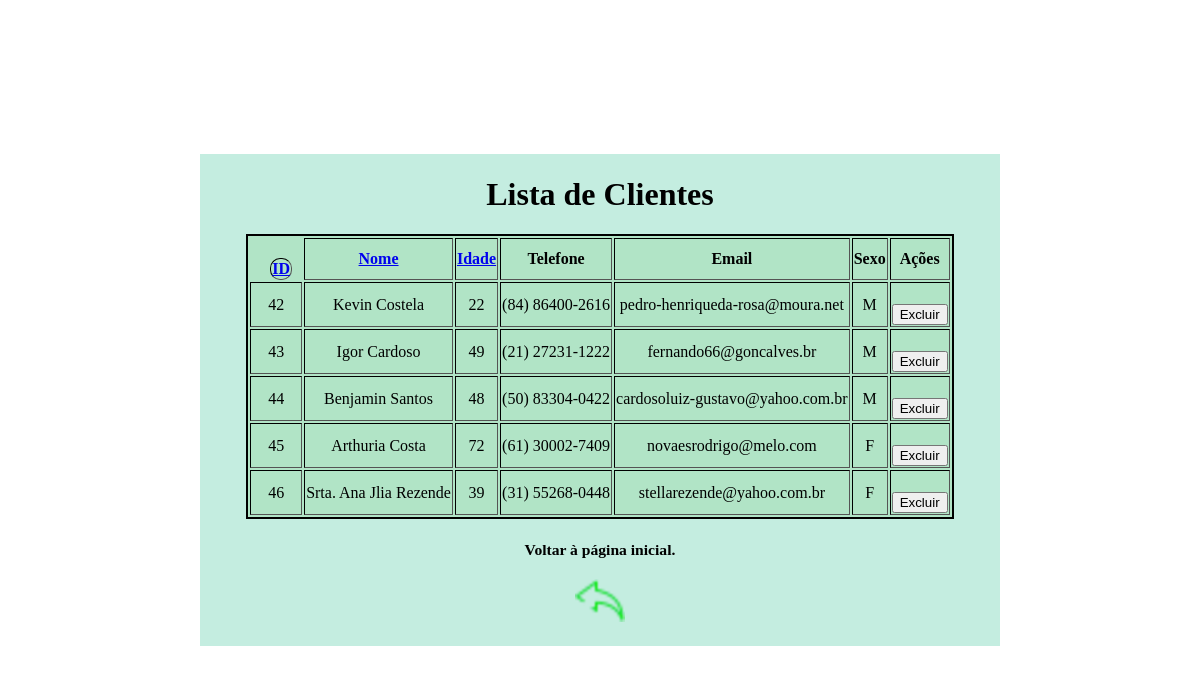
The app's page /gerenciar-clientes with its own data.
### tables this page shows
CREATE TABLE clientes (
                id INTEGER PRIMARY KEY AUTOINCREMENT, 
                nome TEXT NOT NULL, 
                idade INTEGER NOT NULL,
                telefone TEXT,
                email TEXT,
                sexo TEXT CHECK (sexo IN ('M', 'F'))
        );

### app/controllers.py (the view)
    @app.route("/gerenciar-clientes")
    def gerenciar_clientes():
        return views.gerenciar_clientes()

### app/models.py (called while the page is built)
def conectar():
    conexao = sqlite3.connect("cadastro_clientes.db")
    return conexao

def buscar_clientes_ordenado(campo='id', busca='', ordem=True):
    conexao = conectar()
    conexao.row_factory = sqlite3.Row
    cursor = conexao.cursor()
    direcao = 'ASC' if ordem else 'DESC'
    campos_validos = ['id', 'nome', 'idade', 'sexo', 'email']
    if campo not in campos_validos:
        campo = 'id'
    query = f"""
        SELECT * FROM clientes
        WHERE nome LIKE ? OR email LIKE ?
        ORDER BY {campo} {direcao}
    """
    cursor.execute(query, (f'%{busca}%', f'%{busca}%'))
    clientes = cursor.fetchall()
    cursor.close()
    conexao.close()
    return clientes

### app/views.py (called while the page is built)
def gerenciar_clientes():
    try:
        campo = request.args.get("campo", "id")
        ordem = request.args.get("ordem", "asc")
        ordem_bool = True if ordem == "asc" else False
        clientes = models.buscar_clientes_ordenado(campo=campo, ordem=ordem_bool)
        return render_template('gerenciar_cliente.html', clientes=clientes, campo=campo, ordem=ordem)
    except Exception as e:
        return f"Erro ao buscar clientes: {str(e)}", 500

### app/templates/gerenciar_cliente.html (shortened to what this page needs)
<!DOCTYPE html>
<html lang="pt-br">
<head>
    <link rel="stylesheet" href="{{ url_for('static', filename='style.css') }}">
</head>
<body>
    <div class="container01">
        <h1 class="h101">Lista de Clientes</h1>
        <table border="1">
            <thead>
                <tr>
                    <th class="th">
                        <a href="{{ url_for('gerenciar_clientes', campo='id', ordem='desc' if campo == 'id' and ordem == 'asc' else 'asc') }}">
                            ID
                        </a>
                    </th>
                    <th>
                        <a href="{{ url_for('gerenciar_clientes', campo='nome', ordem='desc' if campo == 'nome' and ordem == 'asc' else 'asc') }}">
                            Nome
                        </a>
                    </th>
                    <th>
                        <a href="{{ url_for('gerenciar_clientes', campo='idade', ordem='desc' if campo == 'idade' and ordem == 'asc' else 'asc') }}">
                            Idade
                        </a>
                    </th>
                    <th>Telefone</th>
                    <th>Email</th>
                    <th>Sexo</th>
                    <th>Ações</th>
                </tr>
            </thead>
            <tbody>
                {% for cliente in clientes %}
                <tr>
                    <td>{{ cliente.id }}</td>
                    <td>{{ cliente.nome }}</td>
                    <td>{{ cliente.idade }}</td>
                    <td>{{ cliente.telefone }}</td>
                    <td>{{ cliente.email }}</td>
                    <td>{{ cliente.sexo }}</td>
                    <td>
                        <form action="{{ url_for('deletar_cliente', id=cliente.id) }}" method="post" onsubmit="return confirm('Tem certeza que deseja excluir este cliente?');">
                            <button type="submit">Excluir</button>
                        </form>
                    </td>
                </tr>
                {% endfor %}
            </tbody>
        </table>
        <h3>
            <p><small>Voltar à página inicial.</small></p>
            <p>
                <a href="{{ url_for('pagina_inicial') }}" rel="prev">
                    <img src="{{ url_for('static', filename='imagem/setade voltar.png') }}" alt="Setade voltar">
                </a>
            </p>
        </h3>
    </div>
</body>
</html>

### app/static/style.css (style rules this page uses)
body { margin: 0; padding: 0; display: flex; justify-content: center; align-items: center; height: 100vh; }
.container01 { text-align: center; background-color: rgb(196, 237, 224); width: 500px; width: 80%; max-width: 800px; }
.th { display: flex; flex-direction: column; gap: 50px; border-radius: 10px; margin-top: 20px; margin-left: 20px; margin-right: 10px; }
table { margin-left: auto; margin-right: auto; border: 2px solid #000000; table-layout: auto; background-color: #b1e4c6; }
form { display: flex; flex-direction: column; gap: 10px; margin-top: 20px; font-family: 'Times New Roman', Times, serif; font-size: 1em; }

### records on screen
clientes: id "42", nome "Kevin Costela", idade "22", telefone "(84) 86400-2616", email "pedro-henriqueda-rosa@moura.net", sexo "M"
clientes: id "43", nome "Igor Cardoso", idade "49", telefone "(21) 27231-1222", email "fernando66@goncalves.br", sexo "M"
clientes: id "44", nome "Benjamin Santos", idade "48", telefone "(50) 83304-0422", email "cardosoluiz-gustavo@yahoo.com.br", sexo "M"
clientes: id "45", nome "Arthuria Costa", idade "72", telefone "(61) 30002-7409", email "novaesrodrigo@melo.com", sexo "F"
clientes: id "46", nome "Srta. Ana Jlia Rezende", idade "39", telefone "(31) 55268-0448", email "stellarezende@yahoo.com.br", sexo "F"
